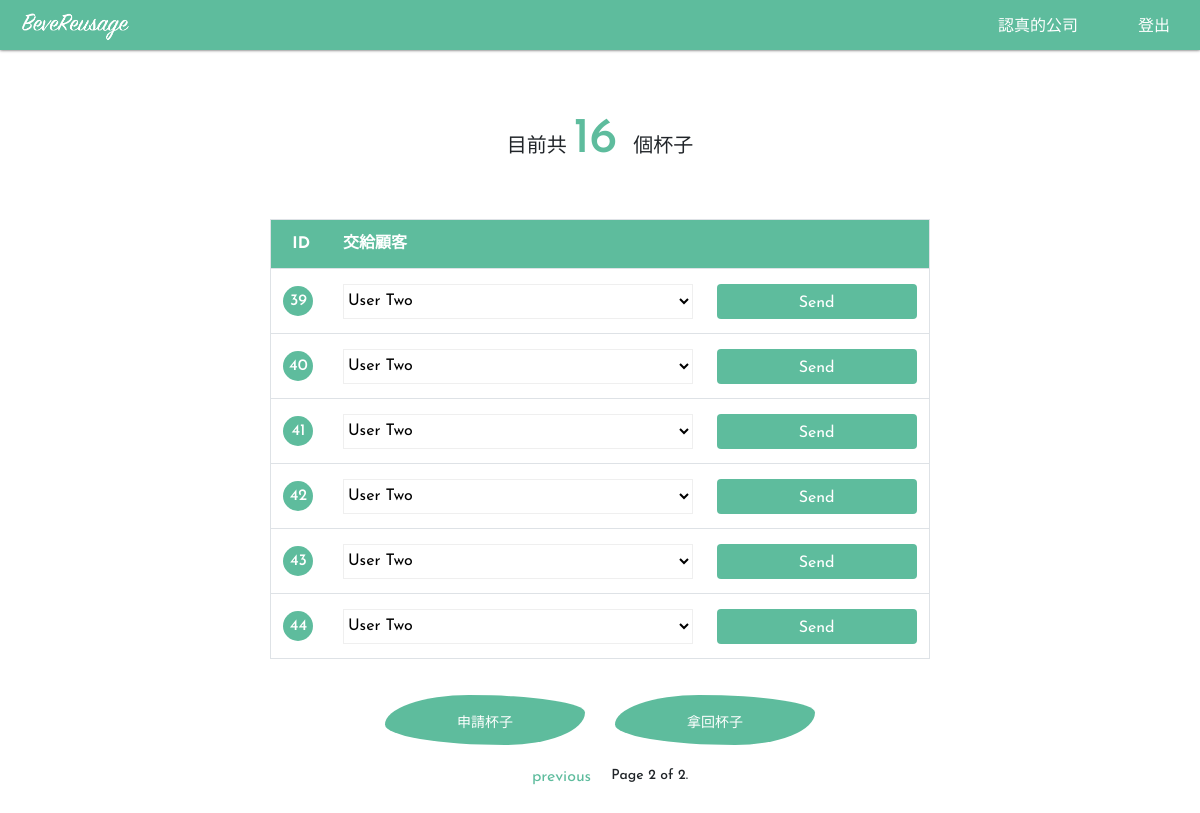
Page /interaction/business/manage-cups/?page=2 (signed in) on the committed database.
### interaction/models.py (models this page shows, shortened)
class CupUser(AbstractUser):
    phone_number = models.CharField(blank=True, null=True, max_length=10, help_text='e.g. 0912345678')
    address = models.CharField(blank=True, null=True, max_length=300)
    title = models.CharField(blank=True, null=True, max_length=300)
    is_customer = models.BooleanField(default=False, verbose_name='customer status')
    is_business = models.BooleanField(default=False, verbose_name='business status')
    @property
    def name(self):
        if self.first_name and self.last_name:
            english = r'(^[A-Za-z]+$)'
            if re.match(english, self.first_name+self.last_name):
                return ("%s %s" % (self.first_name, self.last_name))
            else:
                return self.last_name+self.first_name
        elif self.title:
            return self.title
        else:
            return self.username

class Cup(models.Model):
    objects = CupManager()
    LOAN_STATUS = (
        ('o', 'On loan'),
        ('c', 'Cleaning'),
        ('a', 'Available'),
        ('n', 'Not in circulation')
    )
    status = models.CharField(
        max_length=1,
        choices=LOAN_STATUS,
        default='a',
        help_text='Cup availability',
    )
    CARRIER_TYPES = (
        ('b', 'Business'),
        ('u', 'User'),
        ('a', 'Administration'),
        ('m', 'Machine')
    )
    carrier_type = models.CharField(max_length=1, choices = CARRIER_TYPES, default='a')
    carrier = models.ForeignKey('CupUser', on_delete=models.SET_NULL, blank=True, null=True)

### interaction/views/business.py (the view, shortened to what this page needs)
# urls.py: path('business/manage-cups/', business.BusinessCupListView.as_view(), name='business-manage-cups'),
class BusinessCupListView(LoginRequiredMixin, ListView):
    model = Cup
    template_name = 'business_record.html'
    paginate_by = 10
    def get_queryset(self):
        return Cup.objects.filter(carrier=self.request.user)
    def get_context_data(self, **kwargs):
        context = super(BusinessCupListView, self).get_context_data(**kwargs)
        assign_form = BusinessAssignCupsForm()
        request_form = BusinessRequestCupsForm()
        receive_form = BusinessReceiveCupsForm()
        context['assign_form'] = assign_form
        context['request_form'] = request_form
        context['receive_form'] = receive_form
        context["n_cups"] = Cup.objects.filter(carrier=self.request.user).count()
        return context

### interaction/forms/business_forms.py
class BusinessAssignCupsForm(forms.Form):
    def __init__(self, *args, **kwargs):
        super(BusinessAssignCupsForm, self).__init__(*args, **kwargs)
        self.fields['cup_id'] = forms.IntegerField(min_value=1, widget = forms.HiddenInput())
        self.fields['customer'] = forms.ChoiceField(choices=self.build_customer_selection())
    def build_customer_selection(self):
        customers = []
        for customer in CupUser.objects.filter(is_customer = True):
            customers.append((customer.id, customer.name))
        return customers

class BusinessRequestCupsForm(forms.Form):
    cups_needed = forms.IntegerField(label='需要杯子的數量')

### interaction/templates/business_record.html (shortened to what this page needs)
{% extends "base_generic.html" %}
{% block content %}
  <div class="card col-md-12">
    <div class="card-header">目前共 <span class="highlight-text">{{ n_cups }} </span>個杯子</div>
    <div class="card-body table_sec">
      <table class="col-md-8 col-lg-7 table table-hover">
        <thead class="table-head">
          <tr>
            <th class="th-id" scope="col">ID</th>
            <th scope="col">交給顧客</th>
            <th scope="col"></th>
          </tr>
        </thead>
        {% for cup in cup_list %}
        <tbody>
          <tr>
            <form action="" method="post">
              <td><div class="table_id">{{ cup.pk }}</div></td>
              <td>{{ assign_form.customer }}</td>
              <td><input type="submit" name="submit" class="btn send-btn" value="Send"></td>
            </form>
          </tr>
        </tbody>
        {% empty %}
          <p> 你沒有杯子庫存，去申請吧 </p>
        {% endfor %}
      </table>
    </div>
  </div>
  <div class='btn-area col-12'>
    <button type="button" class="btn co-btn btn-style" data-toggle="modal" data-target="#requestModal">
    申請杯子
    </button>
    <button type="button" class="btn co-btn btn-style" data-toggle="modal" data-target="#receiveModal">
    拿回杯子
    </button>
  </div>
{% endblock %}

### interaction/templates/nav_bar.html (shortened to what this page needs)
<nav class="col-12 navbar">
  <a class="logo" href="{% url 'index' %}">
    <img class="navbar-logo" src="../static/asset/1x/logo_word.png" alt="">
  </a>
  <div class="nav-toggler navbar-collapse">
    <div class="menu">
      <ul class="nav-list">
          {% if user.is_authenticated %}
            {% if user.is_customer %}
              <li class="nav-item"><a class="nav-link" href="{% url 'customer-view-cups' %}">{{ user.name }}</a></li>
            {% elif user.is_business %}
              <li class="nav-item"><a class="nav-link" href="{% url 'business-manage-cups' %}">{{ user.name }}</a></li>
            {% else %}
              <li class="nav-item nav-link"></li>
              <li class="nav-item"><a class="nav-link" href="">你是 {{ user.name }}</a></li>
              <li class="nav-item"><a class="nav-link" href="{% url 'customer-view-cups' %}">顧客頁面</a></li>
              <li class="nav-item"><a class="nav-link" href="{% url 'business-manage-cups' %}">商家頁面</a></li>
            {% endif %}
            <li class="nav-item"><a class="nav-link" href="{% url 'logout' %}?next="/" ">登出</a></li>
          {% endif %}
        </ul>
    </div>
  </div>
</nav>

### interaction/static/css/styles.css (style rules this page uses)
body, html { position: relative; padding:0; margin:0; width:100vw; font-family: 'Josefin Sans', sans-serif,'LiHei Pro'; }
html { scroll-behavior: smooth; }
:root { --color-main:#5EBC9D; --color-text:#ffffff; --color-second:#efefef; --color-shadow:#454545; --color-warning:#FFAE51; --color-btn:#49937B; --color-light:#9DDDC8; }
.navbar { display: flex; flex-direction: row nowrap; justify-content: space-between; position: fixed; top:0; height:50px; z-index: 100; background-color:var(--color-main); box-shadow: 0px 0px 3px var(--color-shadow); padding:0px 10px ; }
.nav-list { height:100vh !important; display: flex; flex-direction: column; justify-content: center; }
.logo { z-index:101; margin:0 auto; }
.navbar-logo { height:40px; width:130px; }
.menu { display: flex; flex-direction: column; justify-content: center; align-items: center; overflow: hidden; height: 0; transition: height 1s; position: absolute; top:0; right:0; left: 0; background-color: var(--color-main); }
ul { list-style: none; padding: 0; }
.nav-list { top:50px; height:50px; }
.nav-item { display: flex; justify-content: center; padding:15px 0px; }
.nav-link { display: block; color:var(--color-text); font-size:16px; line-height: 34px; padding:10px; font-weight:500; text-decoration: none; transition: all 0.3s; height:100%; text-align: center; -webkit-flex: 1; -ms-flex: 1; flex: 1; }
.nav-link::after { display: block; opacity:0; content: ""; height:2px; background-color: var(--color-text); }
.btn-style { border:none; margin-bottom:20px; width:100%; max-width:200px; height:50px; margin:0px 20px; border-radius:42% 58% 40% 60% / 59% 35% 65% 41%; font-weight:500; font-size:14px; color: var(--color-text); background-color: var(--color-main); }
select, option { background-color: #fff; border:1px solid #efefef; }
select { width: 100%; height:35px; }
button { outline: none !important; }
td { padding: 5px 5px; }
input { height: 35px; border-radius: 3px; border: 1px solid var(--color-second); }
.table_sec { padding-top:30px; display: flex; -webkit-display:flex; justify-content: center; }
.table { border-radius: 5px; border:1px solid #dee2e6; }
.table-head { background-color: var(--color-main); color: var(--color-text); }
.table tbody+tbody { border-top:1px solid #dee2e6; }
.highlight-text { color: var(--color-main); font-size: 50px; }
.card { padding-top:50px; border:none; }
.card-header { background-color: transparent; border:none; text-align: center; font-size: 20px; font-weight: 500; }
.table td { vertical-align: center; }
.table_id { font-weight:500; background-color: var(--color-main); border-radius: 50%; width:30px; height:30px; margin:5px 0px; color: var(--color-text); display: flex; -webkit-display:flex; justify-content: center; align-items: center; }
td { line-height: 40px; }
.table thead th { border:none; }
.th-id:nth-child(1) { width:60px; text-align: center; }
.co-btn { margin:0px 15px; line-height: 45px; }
.btn-area { display: flex; -webkit-display:flex; justify-content: center; }
.send-btn { width:100%; background-color: var(--color-main); color: var(--color-text); }
@media (min-width:650px) { .logo { margin:auto 0; } }
@media (min-width:650px) { .nav-toggler { display: flex; -webkit-display:flex; justify-content: space-between; } }
@media (min-width:650px) { .menu { flex-direction: row; justify-content: flex-end; top:0; float: right; height: 50px; transition: none; background-color: none; padding-top: 10px; padding-bottom: 10px; } }
@media (min-width:650px) { .nav-list { display: flex; -webkit-display:flex; flex-direction: row; justify-content: center; height:100% !important; } }
@media (min-width:650px) { .nav-item { padding:0px 20px; } }
@media (min-width:650px) { .navbar { background-color: none; } }
@media (min-width:650px) { .nav-list { height:30px; } }
@media (min-width:650px) { .menu { background-color: transparent; top:0; flex-direction: row; align-items: flex-start; overflow: unset; } }
@media (min-width:650px) { .nav-link { padding-top:0px; } }

### rows in the picture
CupUser: name "認真的公司"
Cup: pk "39"
Cup: pk "40"
Cup: pk "41"
Cup: pk "42"
Cup: pk "43"
Cup: pk "44"

### other values in the picture
{{ n_cups }} "16"
{{ page_obj.number }} "2"
{{ page_obj.paginator.num_pages }} "2"
